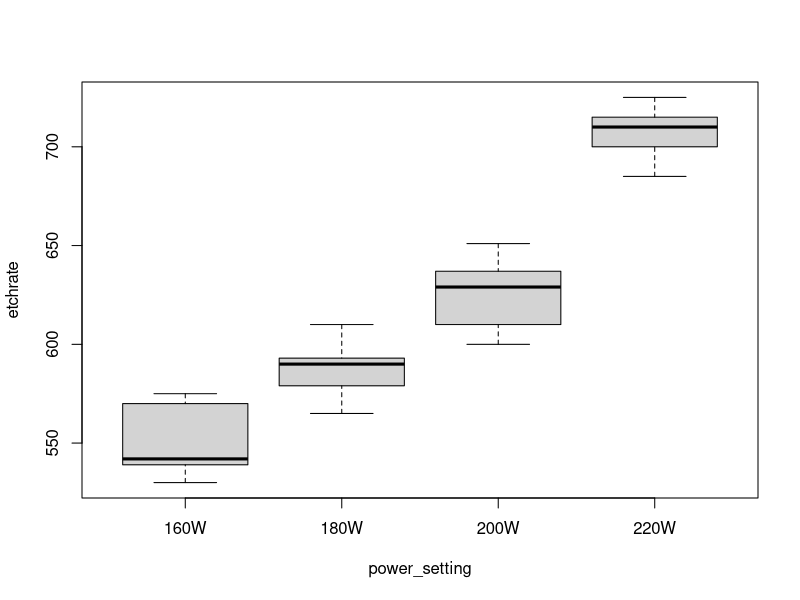
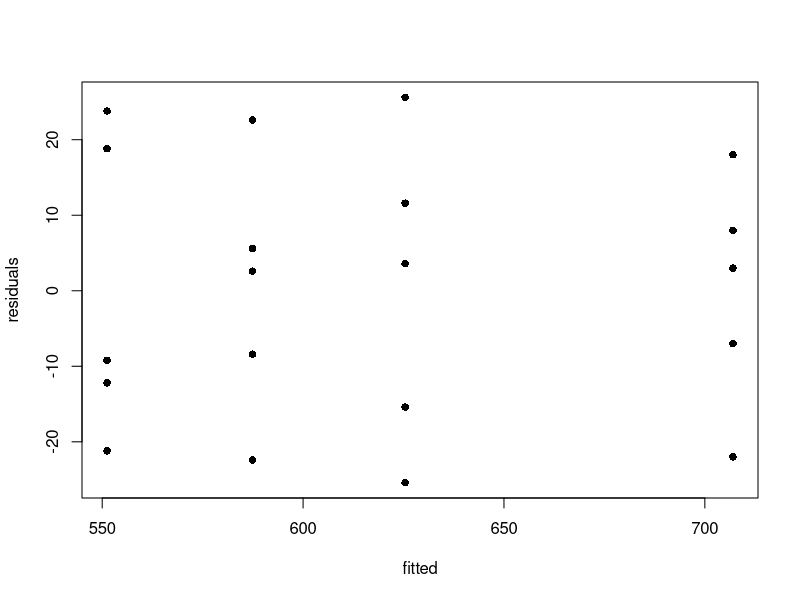
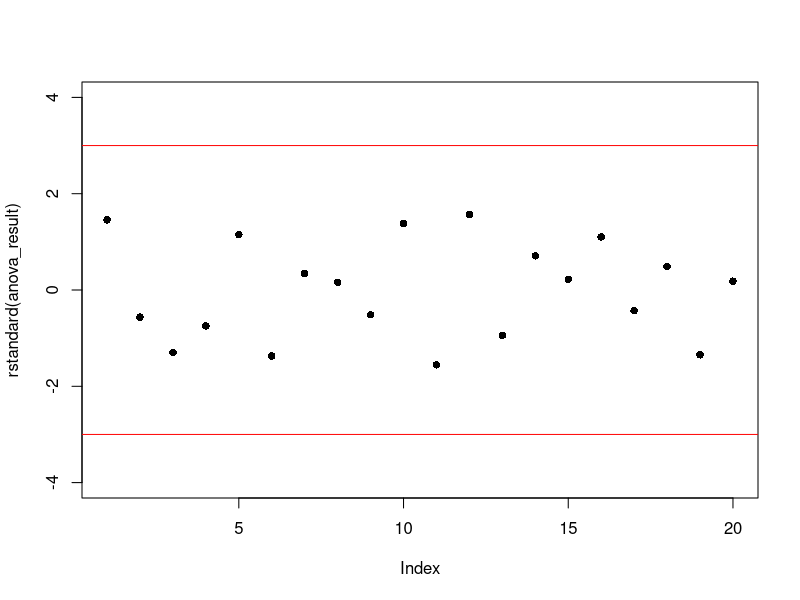
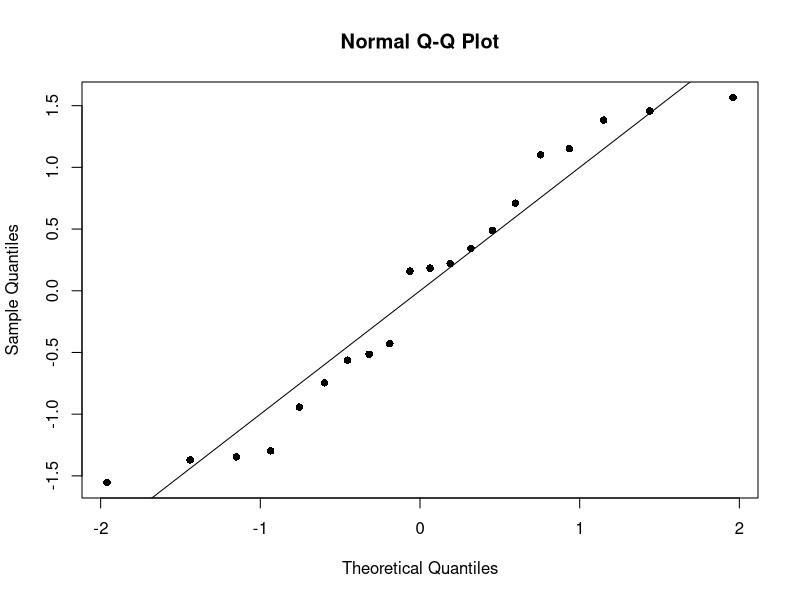

The R source for these figures, in order:
##########################################################################
#
#
# R-code for Ch.~3a: One-way Analysis of Variance
#
#
##########################################################################
ls()
##########################################################################
# Power Setting vs. Etch Rate Experiment
##########################################################################
power_setting <- rep(c("160W", "180W", "200W", "220W"), each = 5)
etchrate  <- c(575, 542, 530, 539, 570, 565, 593, 590, 579, 610, 600, 651, 610, 637, 629, 725, 700, 715, 685, 710)

data <- data.frame(etchrate = etchrate, power_setting = as.factor(power_setting))
contrasts(data$power_setting) <- contr.sum(4)

# visual representation
boxplot(etchrate ~ power_setting, data = data)

# generate ANOVA table
anova_result <- aov(data = data, formula = etchrate ~ power_setting) 
print(anova_result)
summary(anova_result)

# diagnostics

# residuals vs. fitted
plot(fitted(anova_result), residuals(anova_result), xlab = "fitted", ylab = "residuals", pch = 16)

# standardized residuals 
plot(rstandard(anova_result), ylim = c(-4, 4), pch = 16)
abline(h = c(-3,3), col = "red")

# Normal Q-Q plot
qqnorm(rstandard(anova_result), pch = 16)
abline(0,1)

# Bartlett test for equality of variance
bartlett.test(etchrate ~ power_setting, data = data)

# (for reference: hand-calculation according to the expressions on the slides)
Sisq <- tapply(data$etchrate, INDEX = data$power_setting, FUN = var)
ni <-  tapply(data$etchrate, INDEX = data$power_setting, FUN = length)
k <- nlevels(data$power_setting)
N <- sum(ni)
Ssq <- sum((ni-1)* Sisq)/(N-k)
Q <- (N-k) * log10(Ssq) - sum((ni-1)*log10(Sisq))
C <- 1 + 1/(3 * (k-1)) * sum((1/(ni-1) - 1/(N-k)))
Chi0sq <- 2.3026 * Q / C
1 - pchisq(Chi0sq, df = k - 1) # p-value
# (results are not exactly identical but close) 

# The Levene test is not pre-implemented in R (but can be accessed via the package car)

# we here hand-calculate the Levene test statistic:

# calculate the absolute differences from the median in each group
Dij <- tapply(data$etchrate, INDEX = data$power_setting, FUN = function(x) abs(x - median(x)))
# run ANOVA on D_ij
Dij_data <- data.frame(D = unlist(Dij), power_setting = power_setting)
summary(aov(D ~ power_setting, data = Dij_data))
# again, p-value is large.


### (post-hoc) power calculation (for F-test) 

# we have 5 samples per group
power.anova.test(groups = k, n = 5, between.var = mean((fitted(anova_result) - mean(fitted(anova_result)))^2),
                 within.var = sigma(anova_result)^2)

# even with only 1/3 of between variance as observed, the power would have been nearly one: 
power.anova.test(groups = k, n = 5, between.var = 1000,
                 within.var = sigma(anova_result)^2)

# with about 1/10 of the between variance as observed, the power is still about .79
power.anova.test(groups = k, n = 5, between.var = 300,
                 within.var = sigma(anova_result)^2)

# now suppose that the within variance is four times higher (standard deviation 2 times higher)
power.anova.test(groups = k, n = 5, between.var = 300,
                 within.var = 4 * sigma(anova_result)^2)
# now the power is kind of low (.25)
